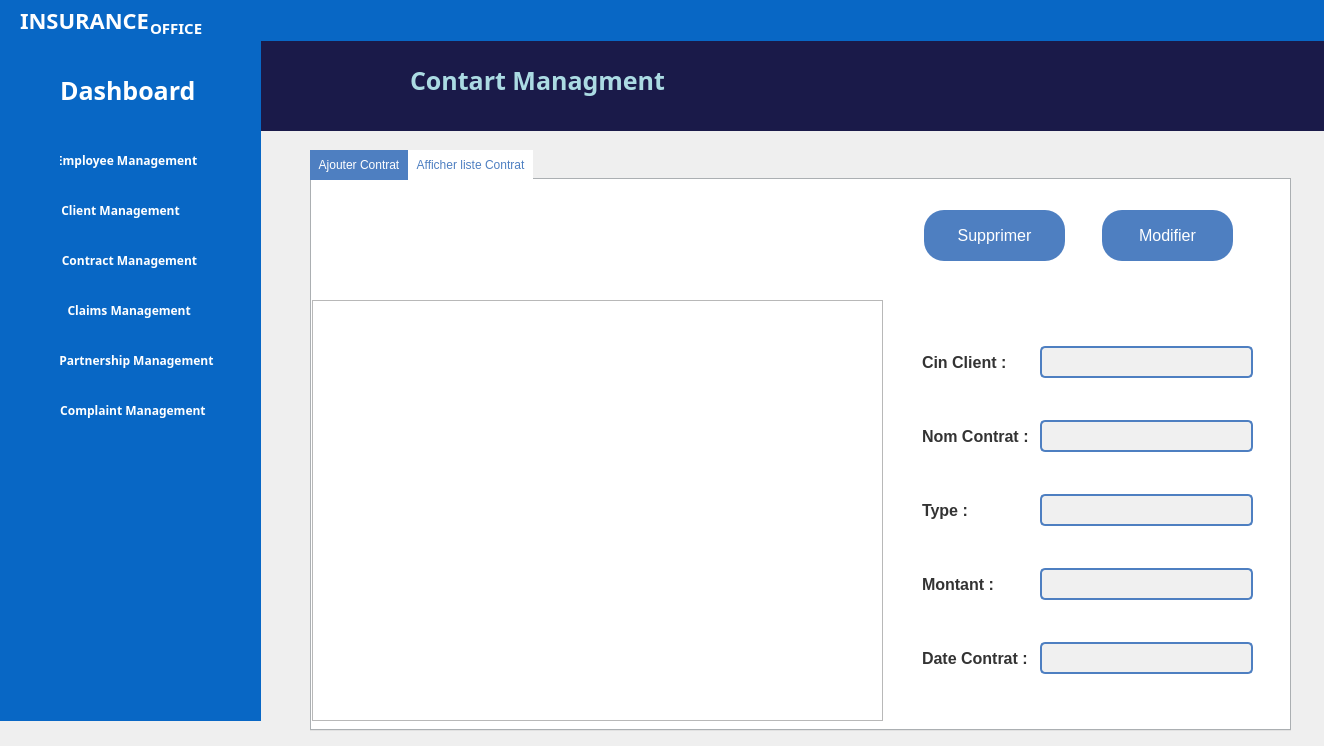
<?xml version="1.0" encoding="UTF-8"?>
<ui version="4.0">
 <class>gestioncontrat</class>
 <widget class="QDialog" name="gestioncontrat">
  <property name="geometry">
   <rect>
    <x>0</x>
    <y>0</y>
    <width>1324</width>
    <height>746</height>
   </rect>
  </property>
  <property name="windowTitle">
   <string>Dialog</string>
  </property>
  <widget class="QWidget" name="widget_16" native="true">
   <property name="geometry">
    <rect>
     <x>260</x>
     <y>40</y>
     <width>1121</width>
     <height>91</height>
    </rect>
   </property>
   <property name="styleSheet">
    <string notr="true">QWidget{
background-color:#1a1a49;
}</string>
   </property>
   <widget class="QLabel" name="label_26">
    <property name="geometry">
     <rect>
      <x>150</x>
      <y>10</y>
      <width>351</width>
      <height>61</height>
     </rect>
    </property>
    <property name="font">
     <font>
      <family>Yu Gothic UI Semibold</family>
      <pointsize>-1</pointsize>
      <weight>75</weight>
      <bold>true</bold>
     </font>
    </property>
    <property name="styleSheet">
     <string notr="true">QLabel {
    color: #abdbe3;
font-size: 25px;
    font-weight: bold;
}</string>
    </property>
    <property name="frameShape">
     <enum>QFrame::NoFrame</enum>
    </property>
    <property name="text">
     <string>Contart Managment</string>
    </property>
    <property name="textFormat">
     <enum>Qt::PlainText</enum>
    </property>
   </widget>
   <widget class="QLabel" name="label_27">
    <property name="geometry">
     <rect>
      <x>50</x>
      <y>30</y>
      <width>51</width>
      <height>51</height>
     </rect>
    </property>
    <property name="text">
     <string/>
    </property>
    <property name="pixmap">
     <pixmap resource="resource.qrc">:/resources/complain.png</pixmap>
    </property>
    <property name="scaledContents">
     <bool>true</bool>
    </property>
   </widget>
  </widget>
  <widget class="QWidget" name="icon_only_widget" native="true">
   <property name="geometry">
    <rect>
     <x>0</x>
     <y>40</y>
     <width>261</width>
     <height>681</height>
    </rect>
   </property>
   <property name="styleSheet">
    <string notr="true">QWidget {
   background-color: #0867c5;
}</string>
   </property>
   <widget class="QPushButton" name="pushButton">
    <property name="geometry">
     <rect>
      <x>-109</x>
      <y>20</y>
      <width>65</width>
      <height>18</height>
     </rect>
    </property>
    <property name="font">
     <font>
      <family>Yu Gothic UI Semibold</family>
      <weight>75</weight>
      <bold>true</bold>
     </font>
    </property>
    <property name="styleSheet">
     <string notr="true">QPushButton {
    background-color: transparent;
    border: none;
    color: white; /* Default text color */

}

QPushButton:hover {
    background-color: white; /* Semi-transparent dark grey on hover */
    color: black; /* Text color change on hover */
}</string>
    </property>
    <property name="text">
     <string>Dashboard</string>
    </property>
   </widget>
   <widget class="QWidget" name="widget_2" native="true">
    <property name="geometry">
     <rect>
      <x>10</x>
      <y>20</y>
      <width>31</width>
      <height>481</height>
     </rect>
    </property>
    <widget class="QLabel" name="label_2">
     <property name="geometry">
      <rect>
       <x>0</x>
       <y>130</y>
       <width>30</width>
       <height>30</height>
      </rect>
     </property>
     <property name="text">
      <string/>
     </property>
     <property name="pixmap">
      <pixmap resource="resource.qrc">:/resources/client.png</pixmap>
     </property>
     <property name="scaledContents">
      <bool>true</bool>
     </property>
    </widget>
    <widget class="QLabel" name="label_3">
     <property name="geometry">
      <rect>
       <x>0</x>
       <y>180</y>
       <width>30</width>
       <height>30</height>
      </rect>
     </property>
     <property name="text">
      <string/>
     </property>
     <property name="pixmap">
      <pixmap resource="resource.qrc">:/resources/contract.png</pixmap>
     </property>
     <property name="scaledContents">
      <bool>true</bool>
     </property>
    </widget>
    <widget class="QLabel" name="label_4">
     <property name="geometry">
      <rect>
       <x>0</x>
       <y>230</y>
       <width>30</width>
       <height>30</height>
      </rect>
     </property>
     <property name="text">
      <string/>
     </property>
     <property name="pixmap">
      <pixmap resource="resource.qrc">:/resources/claim.png</pixmap>
     </property>
     <property name="scaledContents">
      <bool>true</bool>
     </property>
    </widget>
    <widget class="QLabel" name="label_5">
     <property name="geometry">
      <rect>
       <x>0</x>
       <y>280</y>
       <width>30</width>
       <height>30</height>
      </rect>
     </property>
     <property name="text">
      <string/>
     </property>
     <property name="pixmap">
      <pixmap resource="resource.qrc">:/resources/partnership.png</pixmap>
     </property>
     <property name="scaledContents">
      <bool>true</bool>
     </property>
    </widget>
    <widget class="QLabel" name="label_6">
     <property name="geometry">
      <rect>
       <x>0</x>
       <y>330</y>
       <width>30</width>
       <height>30</height>
      </rect>
     </property>
     <property name="text">
      <string/>
     </property>
     <property name="pixmap">
      <pixmap resource="resource.qrc">:/resources/claim.png</pixmap>
     </property>
     <property name="scaledContents">
      <bool>true</bool>
     </property>
    </widget>
    <widget class="QLabel" name="label">
     <property name="geometry">
      <rect>
       <x>0</x>
       <y>80</y>
       <width>30</width>
       <height>30</height>
      </rect>
     </property>
     <property name="text">
      <string/>
     </property>
     <property name="pixmap">
      <pixmap resource="resource.qrc">:/resources/employee.png</pixmap>
     </property>
     <property name="scaledContents">
      <bool>true</bool>
     </property>
    </widget>
    <widget class="QLabel" name="label_10">
     <property name="geometry">
      <rect>
       <x>-10</x>
       <y>10</y>
       <width>61</width>
       <height>51</height>
      </rect>
     </property>
     <property name="text">
      <string/>
     </property>
     <property name="pixmap">
      <pixmap resource="resource.qrc">:/resources/menu.png</pixmap>
     </property>
     <property name="scaledContents">
      <bool>true</bool>
     </property>
    </widget>
   </widget>
   <widget class="QWidget" name="widget_4" native="true">
    <property name="geometry">
     <rect>
      <x>60</x>
      <y>20</y>
      <width>201</width>
      <height>411</height>
     </rect>
    </property>
    <widget class="QPushButton" name="pushButton_2">
     <property name="geometry">
      <rect>
       <x>-90</x>
       <y>90</y>
       <width>251</width>
       <height>20</height>
      </rect>
     </property>
     <property name="font">
      <font>
       <family>Yu Gothic UI Semibold</family>
       <weight>75</weight>
       <bold>true</bold>
      </font>
     </property>
     <property name="styleSheet">
      <string notr="true">QPushButton {
    background-color: transparent;
    border: none;
    color: white; /* Default text color */
}

QPushButton:hover {
    background-color: white; /* Semi-transparent dark grey on hover */
    color: black; /* Text color change on hover */
}</string>
     </property>
     <property name="text">
      <string>                    Employee Management</string>
     </property>
    </widget>
    <widget class="QPushButton" name="pushButton_6">
     <property name="geometry">
      <rect>
       <x>-65</x>
       <y>140</y>
       <width>251</width>
       <height>20</height>
      </rect>
     </property>
     <property name="font">
      <font>
       <family>Yu Gothic UI Semibold</family>
       <weight>75</weight>
       <bold>true</bold>
      </font>
     </property>
     <property name="styleSheet">
      <string notr="true">QPushButton {
    background-color: transparent;
    border: none;
    color: white; /* Default text color */
}

QPushButton:hover {
    background-color: white; /* Semi-transparent dark grey on hover */
    color: black; /* Text color change on hover */
}</string>
     </property>
     <property name="text">
      <string>Client Management</string>
     </property>
    </widget>
    <widget class="QPushButton" name="pushButton_4">
     <property name="geometry">
      <rect>
       <x>-70</x>
       <y>190</y>
       <width>251</width>
       <height>20</height>
      </rect>
     </property>
     <property name="font">
      <font>
       <family>Yu Gothic UI Semibold</family>
       <weight>75</weight>
       <bold>true</bold>
      </font>
     </property>
     <property name="styleSheet">
      <string notr="true">QPushButton {
    background-color: transparent;
    border: none;
    color: white; /* Default text color */
}

QPushButton:hover {
    background-color: white; /* Semi-transparent dark grey on hover */
    color: black; /* Text color change on hover */
}</string>
     </property>
     <property name="text">
      <string>         Contract Management</string>
     </property>
    </widget>
    <widget class="QPushButton" name="pushButton_3">
     <property name="geometry">
      <rect>
       <x>-75</x>
       <y>240</y>
       <width>251</width>
       <height>20</height>
      </rect>
     </property>
     <property name="font">
      <font>
       <family>Yu Gothic UI Semibold</family>
       <weight>75</weight>
       <bold>true</bold>
      </font>
     </property>
     <property name="styleSheet">
      <string notr="true">QPushButton {
    background-color: transparent;
    border: none;
    color: white; /* Default text color */
}

QPushButton:hover {
    background-color: white; /* Semi-transparent dark grey on hover */
    color: black; /* Text color change on hover */
}</string>
     </property>
     <property name="text">
      <string>            Claims Management</string>
     </property>
    </widget>
    <widget class="QPushButton" name="pushButton_7">
     <property name="geometry">
      <rect>
       <x>-60</x>
       <y>290</y>
       <width>251</width>
       <height>20</height>
      </rect>
     </property>
     <property name="font">
      <font>
       <family>Yu Gothic UI Semibold</family>
       <weight>75</weight>
       <bold>true</bold>
      </font>
     </property>
     <property name="styleSheet">
      <string notr="true">QPushButton {
    background-color: transparent;
    border: none;
    color: white; /* Default text color */
}

QPushButton:hover {
    background-color: white; /* Semi-transparent dark grey on hover */
    color: black; /* Text color change on hover */
}</string>
     </property>
     <property name="text">
      <string>       Partnership Management</string>
     </property>
    </widget>
    <widget class="QPushButton" name="pushButton_5">
     <property name="geometry">
      <rect>
       <x>-65</x>
       <y>340</y>
       <width>251</width>
       <height>20</height>
      </rect>
     </property>
     <property name="font">
      <font>
       <family>Yu Gothic UI Semibold</family>
       <weight>75</weight>
       <bold>true</bold>
      </font>
     </property>
     <property name="styleSheet">
      <string notr="true">QPushButton {
    background-color: transparent;
    border: none;
    color: white; /* Default text color */
}

QPushButton:hover {
    background-color: white; /* Semi-transparent dark grey on hover */
    color: black; /* Text color change on hover */
}</string>
     </property>
     <property name="text">
      <string>        Complaint Management</string>
     </property>
    </widget>
    <widget class="QLabel" name="label_7">
     <property name="geometry">
      <rect>
       <x>0</x>
       <y>0</y>
       <width>241</width>
       <height>61</height>
      </rect>
     </property>
     <property name="font">
      <font>
       <family>Yu Gothic UI Semibold</family>
       <pointsize>-1</pointsize>
       <weight>75</weight>
       <bold>true</bold>
      </font>
     </property>
     <property name="styleSheet">
      <string notr="true">QLabel {
    color: white;
font-size: 25px;
    font-weight: bold;
}</string>
     </property>
     <property name="text">
      <string>Dashboard</string>
     </property>
    </widget>
   </widget>
  </widget>
  <widget class="QWidget" name="widget" native="true">
   <property name="geometry">
    <rect>
     <x>0</x>
     <y>0</y>
     <width>1381</width>
     <height>41</height>
    </rect>
   </property>
   <property name="styleSheet">
    <string notr="true">QWidget {
    background-color: #0867c5;
}</string>
   </property>
   <widget class="QLabel" name="label_8">
    <property name="geometry">
     <rect>
      <x>20</x>
      <y>-10</y>
      <width>241</width>
      <height>61</height>
     </rect>
    </property>
    <property name="font">
     <font>
      <family>Yu Gothic UI Semibold</family>
      <pointsize>-1</pointsize>
      <weight>75</weight>
      <bold>true</bold>
     </font>
    </property>
    <property name="styleSheet">
     <string notr="true">QLabel {
    color: white;
font-size: 22px;
    font-weight: bold;
}</string>
    </property>
    <property name="text">
     <string>INSURANCE</string>
    </property>
   </widget>
   <widget class="QLabel" name="label_9">
    <property name="geometry">
     <rect>
      <x>150</x>
      <y>20</y>
      <width>56</width>
      <height>16</height>
     </rect>
    </property>
    <property name="font">
     <font>
      <family>Yu Gothic UI Semibold</family>
      <pointsize>-1</pointsize>
      <weight>75</weight>
      <bold>true</bold>
     </font>
    </property>
    <property name="styleSheet">
     <string notr="true">QLabel {
    color: white;
font-size: 15px;
    font-weight: bold;
}</string>
    </property>
    <property name="text">
     <string>OFFICE</string>
    </property>
   </widget>
  </widget>
  <widget class="QTabWidget" name="tabWidget">
   <property name="geometry">
    <rect>
     <x>310</x>
     <y>150</y>
     <width>981</width>
     <height>581</height>
    </rect>
   </property>
   <property name="styleSheet">
    <string notr="true">/* Style général du tab widget */
QTabWidget {
    background-color: #f0f5f9; /* Bleu pâle */
}

/* Style des onglets */
QTabBar::tab {
    background-color: #4e7fc1; /* Bleu */
    color: #ffffff; /* Blanc */
    padding: 8px;
}

/* Style des onglets lorsqu'ils sont sélectionnés */
QTabBar::tab:selected {
    background-color: #ffffff; /* Blanc */
    color: #4e7fc1; /* Bleu */
}

/* Style des étiquettes */
QLabel {
    color: #333333;
    font-size: 16px;
    font-weight: bold;
}

/* Style des champs de saisie */
QLineEdit {
    background-color: #f0f0f0; /* Gris clair */
    border: 2px solid #4e7fc1; /* Bleu */
    padding: 6px;
    border-radius: 5px;
}

/* Style des champs de saisie lorsqu'ils sont activés */
QLineEdit:focus {
    border: 2px solid #2a5286; /* Bleu foncé */
}

/* Style de la vue de liste */
QListView {
    background-color: #ffffff; /* Blanc */
    border: 1px solid #cccccc;
    padding: 4px;
}

/* Style du bouton */
QPushButton {
    background-color: #4e7fc1; /* Bleu */
    border: none;
    color: #ffffff; /* Blanc */
    padding: 10px 20px;
    text-align: center;
    text-decoration: none;
    display: inline-block;
    font-size: 16px;
    margin: 10px 0;
    cursor: pointer;
    border-radius: 20px;
    transition: background-color 0.3s ease;
}

/* Style du bouton lorsqu'il est survolé */
QPushButton:hover {
    background-color: #356aa0; /* Bleu plus foncé */
}

/* Style du bouton lorsqu'il est pressé */
QPushButton:pressed {
    background-color: #2a5286; /* Bleu encore plus foncé */
}
</string>
   </property>
   <property name="currentIndex">
    <number>1</number>
   </property>
   <widget class="QWidget" name="tab">
    <attribute name="title">
     <string>Ajouter Contrat</string>
    </attribute>
    <widget class="QLabel" name="label_11">
     <property name="geometry">
      <rect>
       <x>380</x>
       <y>30</y>
       <width>171</width>
       <height>41</height>
      </rect>
     </property>
     <property name="text">
      <string>Ajouter un Contrat</string>
     </property>
    </widget>
    <widget class="QPushButton" name="pushButton_10">
     <property name="geometry">
      <rect>
       <x>400</x>
       <y>480</y>
       <width>121</width>
       <height>61</height>
      </rect>
     </property>
     <property name="text">
      <string>Ajouter </string>
     </property>
    </widget>
    <widget class="QWidget" name="layoutWidget">
     <property name="geometry">
      <rect>
       <x>130</x>
       <y>80</y>
       <width>631</width>
       <height>401</height>
      </rect>
     </property>
     <layout class="QGridLayout" name="gridLayout">
      <item row="0" column="0">
       <widget class="QLabel" name="label_12">
        <property name="text">
         <string>Cin Client :</string>
        </property>
       </widget>
      </item>
      <item row="0" column="1">
       <widget class="QLineEdit" name="lineEdit_cin"/>
      </item>
      <item row="1" column="0">
       <widget class="QLabel" name="label_13">
        <property name="text">
         <string>Nom Contrat : </string>
        </property>
       </widget>
      </item>
      <item row="1" column="1">
       <widget class="QLineEdit" name="lineEdit_nom"/>
      </item>
      <item row="2" column="0">
       <widget class="QLabel" name="label_14">
        <property name="text">
         <string>Type : </string>
        </property>
       </widget>
      </item>
      <item row="2" column="1">
       <widget class="QLineEdit" name="lineEdit_type"/>
      </item>
      <item row="3" column="0">
       <widget class="QLabel" name="label_15">
        <property name="text">
         <string>Montant :</string>
        </property>
       </widget>
      </item>
      <item row="3" column="1">
       <widget class="QLineEdit" name="lineEdit_montant"/>
      </item>
      <item row="4" column="0">
       <widget class="QLabel" name="label_16">
        <property name="text">
         <string>Date Contrat : </string>
        </property>
       </widget>
      </item>
      <item row="4" column="1">
       <widget class="QDateEdit" name="dateEdit_date"/>
      </item>
     </layout>
    </widget>
   </widget>
   <widget class="QWidget" name="tab_2">
    <attribute name="title">
     <string>Afficher liste Contrat</string>
    </attribute>
    <widget class="QWidget" name="layoutWidget">
     <property name="geometry">
      <rect>
       <x>610</x>
       <y>130</y>
       <width>331</width>
       <height>401</height>
      </rect>
     </property>
     <layout class="QGridLayout" name="gridLayout_2">
      <item row="0" column="0">
       <widget class="QLabel" name="label_17">
        <property name="text">
         <string>Cin Client :</string>
        </property>
       </widget>
      </item>
      <item row="0" column="1">
       <widget class="QLineEdit" name="lineEdit_cin_2">
        <property name="readOnly">
         <bool>true</bool>
        </property>
       </widget>
      </item>
      <item row="1" column="0">
       <widget class="QLabel" name="label_18">
        <property name="text">
         <string>Nom Contrat : </string>
        </property>
       </widget>
      </item>
      <item row="1" column="1">
       <widget class="QLineEdit" name="lineEdit_nom_2"/>
      </item>
      <item row="2" column="0">
       <widget class="QLabel" name="label_19">
        <property name="text">
         <string>Type : </string>
        </property>
       </widget>
      </item>
      <item row="2" column="1">
       <widget class="QLineEdit" name="lineEdit_type_2"/>
      </item>
      <item row="3" column="0">
       <widget class="QLabel" name="label_20">
        <property name="text">
         <string>Montant :</string>
        </property>
       </widget>
      </item>
      <item row="3" column="1">
       <widget class="QLineEdit" name="lineEdit_montant_2"/>
      </item>
      <item row="4" column="0">
       <widget class="QLabel" name="label_21">
        <property name="text">
         <string>Date Contrat : </string>
        </property>
       </widget>
      </item>
      <item row="4" column="1">
       <widget class="QLineEdit" name="lineEdit_date_2"/>
      </item>
     </layout>
    </widget>
    <widget class="QTableView" name="tableView">
     <property name="geometry">
      <rect>
       <x>0</x>
       <y>120</y>
       <width>571</width>
       <height>421</height>
      </rect>
     </property>
    </widget>
    <widget class="QPushButton" name="pushButton_8">
     <property name="geometry">
      <rect>
       <x>612</x>
       <y>20</y>
       <width>141</width>
       <height>71</height>
      </rect>
     </property>
     <property name="text">
      <string>Supprimer</string>
     </property>
    </widget>
    <widget class="QPushButton" name="pushButton_9">
     <property name="geometry">
      <rect>
       <x>790</x>
       <y>20</y>
       <width>131</width>
       <height>71</height>
      </rect>
     </property>
     <property name="text">
      <string>Modifier</string>
     </property>
    </widget>
   </widget>
  </widget>
 </widget>
 <resources>
  <include location="resource.qrc"/>
 </resources>
 <connections/>
</ui>
